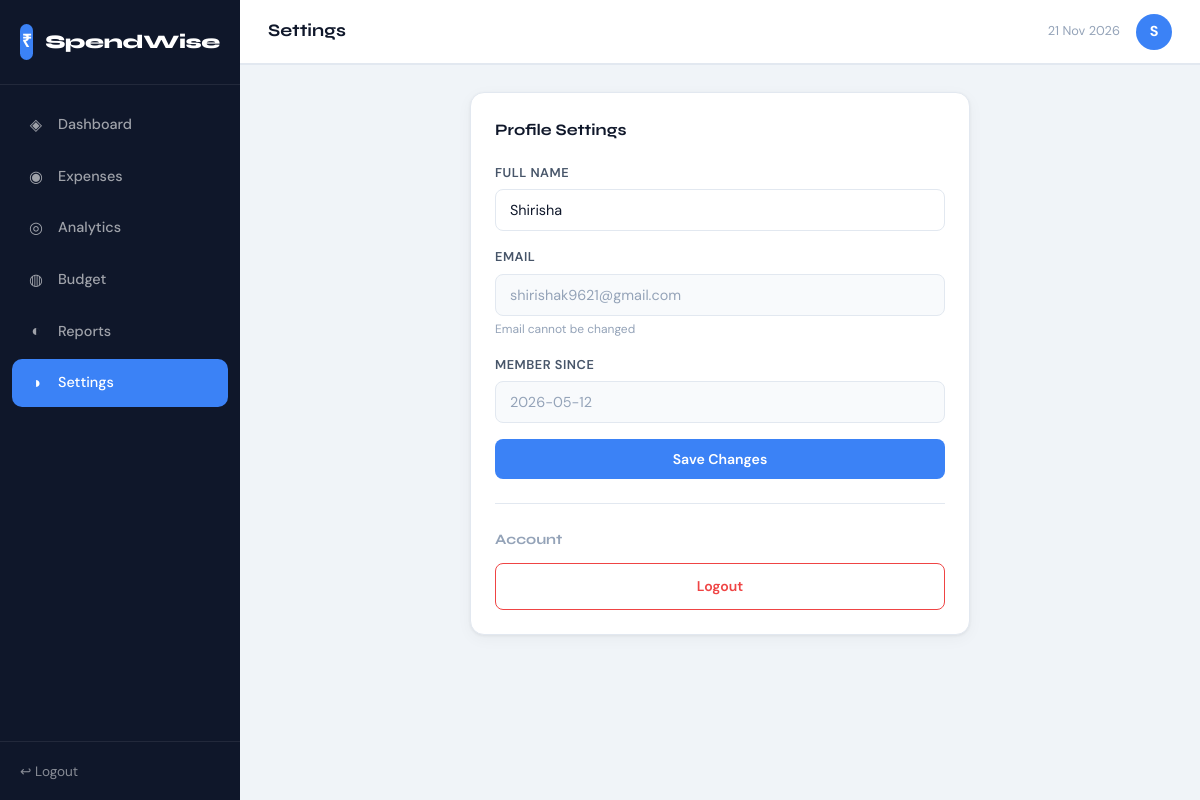
The page /settings (signed in) on the database its author committed.
### tables this page shows
CREATE TABLE users (
            id INTEGER PRIMARY KEY AUTOINCREMENT,
            name TEXT NOT NULL,
            email TEXT UNIQUE NOT NULL,
            password TEXT NOT NULL,
            created_at TEXT DEFAULT CURRENT_TIMESTAMP
        );

### app.py (the view)
@app.route('/settings', methods=['GET', 'POST'])
@login_required
def settings():
    uid = session['user_id']
    conn = get_db()
    if request.method == 'POST':
        name = request.form['name']
        conn.execute('UPDATE users SET name=? WHERE id=?', (name, uid))
        conn.commit()
        session['user_name'] = name
        flash('Profile updated!', 'success')
    user = conn.execute('SELECT * FROM users WHERE id=?', (uid,)).fetchone()
    conn.close()
    return render_template('settings.html', user=user)

### app.py (called while the page is built)
def get_db():
    conn = sqlite3.connect(DB_PATH)
    conn.row_factory = sqlite3.Row
    return conn

def login_required(f):
    @wraps(f)
    def decorated(*args, **kwargs):
        if 'user_id' not in session:
            return redirect(url_for('login'))
        return f(*args, **kwargs)
    return decorated

@app.context_processor
def inject_now():
    return {'now': datetime.now()}

### templates/settings.html (shortened to what this page needs)
{% extends 'layout.html' %}
{% block page_title %}Settings{% endblock %}
{% block content %}
<div class="center-panel">
  <div class="panel" style="max-width:500px;margin:0 auto;">
    <div class="panel-header"><span>Profile Settings</span></div>
    <form method="POST" class="expense-form">
      <div class="form-group">
        <label>Full Name</label>
        <input type="text" name="name" value="{{ user.name }}" required/>
      </div>
      <div class="form-group">
        <label>Email</label>
        <input type="email" value="{{ user.email }}" disabled/>
        <small class="form-hint">Email cannot be changed</small>
      </div>
      <div class="form-group">
        <label>Member Since</label>
        <input type="text" value="{{ user.created_at[:10] }}" disabled/>
      </div>
      <button type="submit" class="btn btn-primary btn-full">Save Changes</button>
    </form>
    <hr class="divider"/>
    <div class="danger-zone">
      <h4>Account</h4>
      <a href="{{ url_for('logout') }}" class="btn btn-outline btn-danger-outline btn-full">Logout</a>
    </div>
  </div>
</div>
{% endblock %}

### static/css/style.css (style rules this page uses)
:root { --bg: #f0f4f8; --surface: #ffffff; --surface2: #f8fafc; --border: #e2e8f0; --primary: #3b82f6; --primary-dark: #2563eb; --primary-light: #eff6ff; --success: #22c55e; --success-light: #f0fdf4; --warning: #f59e0b; --warning-light: #fffbeb; --danger: #ef4444; --danger-light: #fef2f2; --purple: #8b5cf6; --purple-light: #f5f3ff; --text: #0f172a; --text-2: #475569; --text-3: #94a3b8; --sidebar-w: 240px; --topbar-h: 64px; --radius: 14px; --radius-sm: 8px; --shadow: 0 1px 3px rgba(0,0,0,.06), 0 4px 16px rgba(0,0,0,.04); --shadow-md: 0 4px 12px rgba(0,0,0,.08), 0 8px 32px rgba(0,0,0,.06); --font-display: 'Syne', sans-serif; --font-body: 'DM Sans', sans-serif; }
*, *::before, *::after { box-sizing: border-box; margin: 0; padding: 0; }
body { font-family: var(--font-body); background: var(--bg); color: var(--text); min-height: 100vh; line-height: 1.6; }
a { color: var(--primary); text-decoration: none; }
input, select, textarea, button { font-family: inherit; }
.panel { background: var(--surface); border-radius: var(--radius); box-shadow: var(--shadow); border: 1px solid var(--border); padding: 24px; animation: fadeUp .3s ease; }
.panel-header { display: flex; align-items: center; justify-content: space-between; margin-bottom: 20px; gap: 8px; }
.panel-header > span:first-child { font-family: var(--font-display); font-size: 1rem; font-weight: 700; }
.form-group { margin-bottom: 16px; }
.form-group label { display: block; font-size: .8rem; font-weight: 600; color: var(--text-2); margin-bottom: 6px; text-transform: uppercase; letter-spacing: .04em; }
.form-group input, .form-group select, .form-group textarea { width: 100%; padding: 11px 14px; border: 1.5px solid var(--border); border-radius: var(--radius-sm); font-size: .9rem; background: var(--surface); color: var(--text); transition: border-color .15s, box-shadow .15s; outline: none; }
.form-group input:disabled { background: var(--surface2); color: var(--text-3); }
.form-hint { font-size: .75rem; color: var(--text-3); margin-top: 4px; display: block; }
.btn { display: inline-flex; align-items: center; justify-content: center; padding: 11px 22px; border-radius: var(--radius-sm); border: none; font-size: .88rem; font-weight: 600; cursor: pointer; transition: all .15s ease; text-decoration: none; }
.btn-primary { background: var(--primary); color: #fff; }
.btn-outline { background: transparent; color: var(--text-2); border: 1.5px solid var(--border); }
.btn-danger-outline { color: var(--danger); border-color: var(--danger); }
.btn-full { width: 100%; }
.divider { border: none; border-top: 1px solid var(--border); margin: 24px 0; }
.danger-zone { margin-top: 4px; }
.danger-zone h4 { font-family: var(--font-display); font-size: .9rem; font-weight: 700; margin-bottom: 12px; color: var(--text-3); }

### rows shown on the page
users: name "Shirisha", email "shirishak9621@gmail.com", created_at "2026-05-12"

### other values the page prints
{{ session.get('user_name','User')[0].upper() }} "S"
